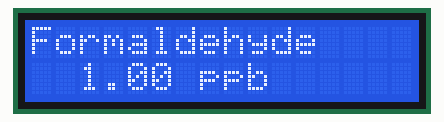
The program below on a simulated Raspberry Pi (BCM pin numbers). On the bench: 16×2 character LCD. Library files of the repository ran but are not shown: LCD1602.py.

Above: at 0.1 s.
At 1.6 s:
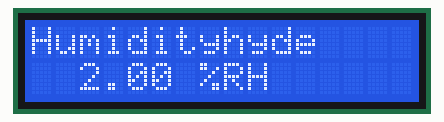
At 3.1 s:
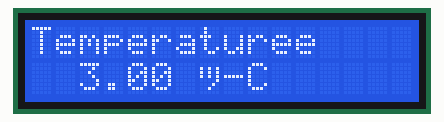
At 4.6 s:
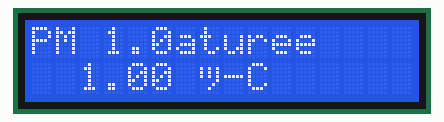
At 6.1 s:
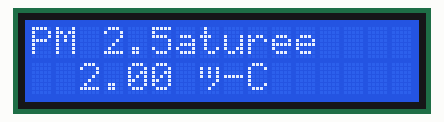
At 7.6 s:
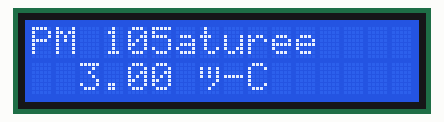

The program:

LCD_inputs.py
```python
import LCD1602
import time

lcd=LCD1602.LCD1602(16,2)

# Written with basic ideas for potential readouts
# From HCHO sensor
    # Get data of HCHO, humid, temp -> SS(hcho, humid, temp)
# From Honeywell
    # Get data from honeywell -> pm(pm1, pm25, pm 10)


try:
    while True:

        # COuld make these calls more common depending on what we find with the delay
        # Idea is that the value string updates in loop but these could move outside loop if
        # we can continuosly update the string outside the loop
        # Redo below with correct calls for HCHO sensor
        SS = (1, 2, 3)

        # set the cursor to column 0, line 1
        lcd.setCursor(0, 0)
        # print category being read
        lcd.printout("Formaldehyde")

        # set cursor to column 0, line 2
        lcd.setCursor(0, 1)
        # print category reading
        lcd.printout("{0:6.2f} ppb".format(SS[0]))

        #These rest values can be played with goal is to give time for user to read
        time.sleep(1.5)

        # HUmidity readout
        lcd.setCursor(0, 0)
        # print category being read
        lcd.printout("Humidity")

        # set cursor to column 0, line 2
        lcd.setCursor(0, 1)
        # print category reading
        lcd.printout("{0:6.2f} %RH".format(SS[1]))
        time.sleep(1.5)

        # Temp readout
        lcd.setCursor(0, 0)
        # print category being read
        lcd.printout("Temperature")

        # set cursor to column 0, line 2
        lcd.setCursor(0, 1)
        # print category reading
        lcd.printout("{0:6.2f} °C".format(SS[2]))
        time.sleep(1.5)


        #Redo below wih correct calls for PM Sensor
        pm = (1,2,3)

        # pm  1.0
        lcd.setCursor(0, 0)
        # print category being read
        lcd.printout("PM 1.0")

        # set cursor to column 0, line 2
        lcd.setCursor(0, 1)
        # print category reading
        lcd.printout("{0:6.2f} ".format(pm[0]))
        time.sleep(1.5)

        # pm 2.5
        lcd.setCursor(0, 0)
        # print category being read
        lcd.printout("PM 2.5")

        # set cursor to column 0, line 2
        lcd.setCursor(0, 1)
        # print category reading
        lcd.printout("{0:6.2f}".format(pm[1]))
        time.sleep(1.5)

        # pm 10
        lcd.setCursor(0, 0)
        # print category being read
        lcd.printout("PM 10")

        # set cursor to column 0, line 2
        lcd.setCursor(0, 1)
        # print category reading
        lcd.printout("{0:6.2f}".format(pm[2]))
        time.sleep(1.5)


except(KeyboardInterrupt):
    lcd.clear()
    del lcd
```

Measured:
- by itself, everything shown: repeats every 9.0 s, in 6 steps
- what the display in image 0 shows lasts 1.5 s, from 0.1 s to 1.6 s
